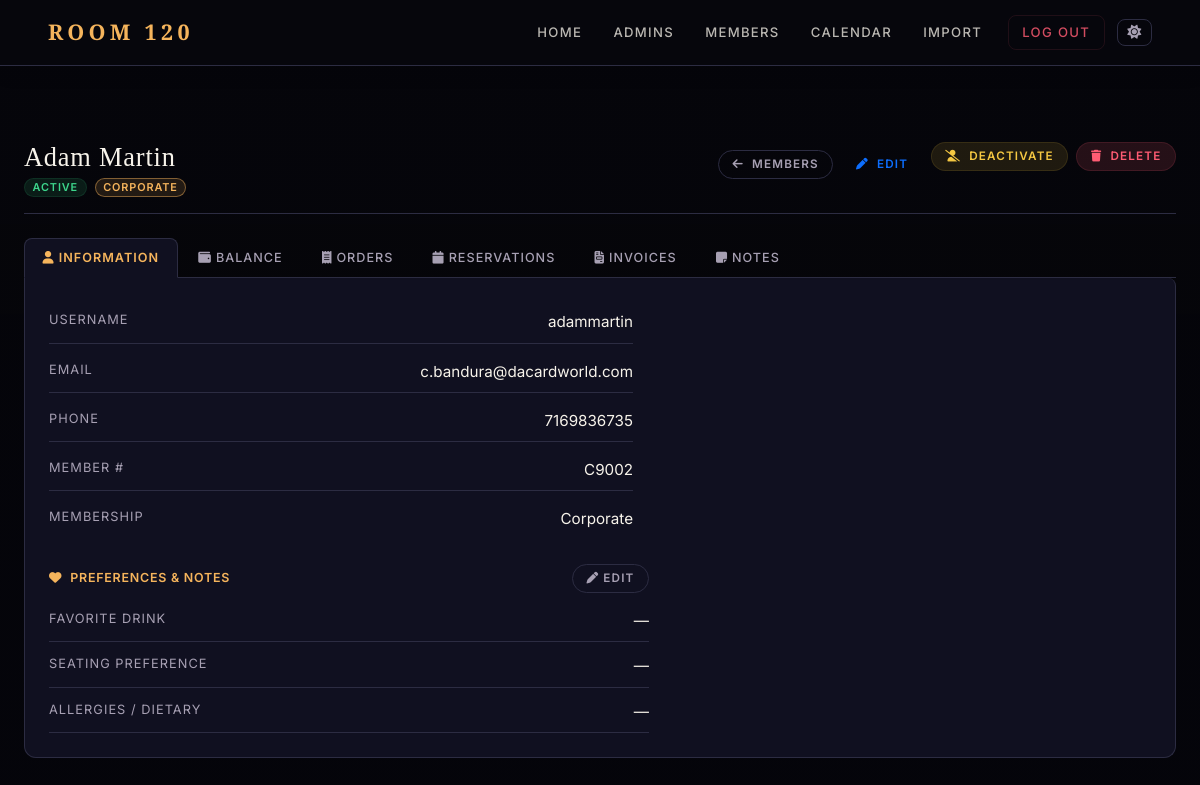
Page /member/239 (signed in) on the committed database.
### app.py (models this page shows, shortened)
class User(db.Model):
    id = db.Column(db.Integer, primary_key=True)
    username = db.Column(db.String(100), unique=True, nullable=False)
    password = db.Column(db.String(200), nullable=False)
    role = db.Column(db.String(10), nullable=False)
    first_name = db.Column(db.String(100))
    last_name = db.Column(db.String(100))
    email = db.Column(db.String(100))
    phone = db.Column(db.String(20))
    member_number = db.Column(db.String(100))
    active = db.Column(db.Boolean, default=True)
    membership_type = db.Column(db.String(20), default='single')
    staff_role_id = db.Column(db.Integer, db.ForeignKey('staff_role.id'), nullable=True)
    staff_role    = db.relationship('StaffRole', back_populates='users', foreign_keys=[staff_role_id])
    created_at         = db.Column(db.DateTime, default=datetime.utcnow)
    favorite_drink     = db.Column(db.String(200))
    seating_preference = db.Column(db.String(200))
    allergies          = db.Column(db.String(500))
    preferences_notes  = db.Column(db.Text)
    amount_spent = db.Column(db.Float, default=0.0)
    amount_owed = db.Column(db.Float, default=0.0)
    tax_owed = db.Column(db.Float, default=0.0)
    tax_paid = db.Column(db.Float, default=0.0)
    gratuity_owed = db.Column(db.Float, default=0.0)
    gratuity_paid = db.Column(db.Float, default=0.0)
    minimum_adjustment = db.Column(db.Float, default=0.0)
    invoices = db.relationship('Invoice', back_populates='member', cascade='all, delete-orphan')
    reservations = db.relationship('Reservation', back_populates='user', cascade='all, delete-orphan')
    notes_received = db.relationship('Note', foreign_keys='Note.member_id', back_populates='member', cascade='all, delete-orphan')
    notes_written = db.relationship('Note', foreign_keys='Note.author_id', back_populates='author', cascade='all, delete-orphan')
    orders = db.relationship('Order', back_populates='user', cascade='all, delete-orphan')

### app.py (the view)
@app.route('/member/<int:user_id>')
def view_member(user_id):
    if not session.get('user_id'):
        return redirect(url_for('login'))
    member = User.query.get_or_404(user_id)
    if not authorized('view_member_profile') and session.get('user_id') != member.id:
        return redirect(url_for('home'))
    reservations = Reservation.query.filter_by(user_id=member.id).all()
    orders = Order.query.filter_by(user_id=member.id).order_by(Order.date.desc()).all()
    invoices = Invoice.query.filter_by(member_id=member.id).order_by(Invoice.date_created.desc()).all()
    is_admin = session.get('role') == 'admin'
    can_edit   = authorized('edit_member')
    can_toggle = authorized('toggle_member_active')
    can_delete = authorized('delete_member')
    return render_template(
        'member_profile.html',
        member=member,
        user=member,
        reservations=reservations,
        orders=orders,
        invoices=invoices,
        is_admin=is_admin,
        can_edit=can_edit,
        can_toggle=can_toggle,
        can_delete=can_delete,
    )

### app.py (called while the page is built)
@app.before_request
def enable_foreign_keys():
    db.session.execute(text('PRAGMA foreign_keys = ON'))

@app.context_processor
def inject_globals():
    user = None
    if session.get('user_id'):
        user = User.query.get(session.get('user_id'))
    try:
        all_types = MembershipType.query.order_by(MembershipType.sort_order, MembershipType.display_name).all()
    except Exception:
        all_types = []
    type_map = {t.name: t for t in all_types}
    active_types = [t for t in all_types if t.is_active]
    return dict(
        current_user=user,
        membership_types=active_types,
        all_membership_types=all_types,
        membership_type_map=type_map,
    )

def authorized(*perms):
    role = session.get('role')
    if role == 'admin':
        return True
    if role == 'staff':
        user_perms = set(session.get('permissions', []))
        return all(p in user_perms for p in perms)
    return False

### templates/member_profile.html (shortened to what this page needs)
﻿﻿{% extends 'base.html' %}
{% block content %}
<div class="container-fluid px-4 mt-4">
  <div class="page-header d-flex justify-content-between align-items-start flex-wrap gap-3">
    <div>
      <h2>{{ member.first_name }} {{ member.last_name }}</h2>
      <div class="d-flex gap-2 align-items-center mt-1">
        {% if member.active %}
          <span class="badge bg-success">Active</span>
        {% else %}
          <span class="badge bg-secondary">Inactive</span>
        {% endif %}
        <span class="badge" style="background:var(--accent-soft);color:var(--accent);border:1px solid var(--accent-dim);">
          {{ member.membership_type|capitalize }}
        </span>
      </div>
    </div>
    <div class="d-flex gap-2 flex-wrap align-items-center">
      <a href="{{ url_for('manage_members') }}" class="btn btn-outline-secondary btn-sm">
        <i class="fas fa-arrow-left me-1"></i> Members
      </a>
      {% if can_edit %}
      <a href="{{ url_for('edit_member', user_id=member.id) }}" class="btn btn-outline-primary btn-sm">
        <i class="fas fa-pen me-1"></i> Edit
      </a>
      {% endif %}
      {% if can_toggle %}
      <form action="{{ url_for('toggle_member', user_id=member.id) }}" method="post" class="d-inline">
        <button type="submit" class="btn btn-sm {{ 'btn-warning' if member.active else 'btn-success' }}">
          {% if member.active %}
            <i class="fas fa-user-slash me-1"></i> Deactivate
          {% else %}
            <i class="fas fa-user-check me-1"></i> Activate
          {% endif %}
        </button>
      </form>
      {% endif %}
      {% if can_delete %}
      <form action="{{ url_for('delete_member', user_id=member.id) }}" method="post" class="d-inline"
            onsubmit="return confirm('Permanently delete {{ member.first_name }} {{ member.last_name }}? This cannot be undone.')">
        <button type="submit" class="btn btn-danger btn-sm">
          <i class="fas fa-trash me-1"></i> Delete
        </button>
      </form>
      {% endif %}
    </div>
  </div>
  <ul class="nav nav-tabs" id="memberTab" role="tablist">
    <li class="nav-item">
      <button class="nav-link active" data-bs-toggle="tab" data-bs-target="#info">
        <i class="fas fa-user me-1"></i>Information
      </button>
    </li>
    <li class="nav-item">
      <button class="nav-link" data-bs-toggle="tab" data-bs-target="#balance">
        <i class="fas fa-wallet me-1"></i>Balance
      </button>
    </li>
    <li class="nav-item">
      <button class="nav-link" data-bs-toggle="tab" data-bs-target="#orders">
        <i class="fas fa-receipt me-1"></i>Orders
      </button>
    </li>
    <li class="nav-item">
      <button class="nav-link" data-bs-toggle="tab" data-bs-target="#reservations">
        <i class="fas fa-calendar me-1"></i>Reservations
      </button>
    </li>
    <li class="nav-item">
      <button class="nav-link" data-bs-toggle="tab" data-bs-target="#invoices">
        <i class="fas fa-file-invoice me-1"></i>Invoices
      </button>
    </li>
    {% if is_admin %}
    <li class="nav-item">
      <button class="nav-link" data-bs-toggle="tab" data-bs-target="#notes">
        <i class="fas fa-note-sticky me-1"></i>Notes
      </button>
    </li>
    {% endif %}
  </ul>
  <div class="tab-content">
    <div class="tab-pane fade show active" id="info">
      <div class="row g-3" style="max-width:600px;">
        <div class="col-12">
          <div class="d-flex flex-column gap-2">
            <div class="d-flex justify-content-between py-2" style="border-bottom:1px solid var(--border);">
              <span class="text-muted" style="font-size:0.8rem;letter-spacing:0.08em;text-transform:uppercase;">Username</span>
              <span>{{ member.username }}</span>
            </div>
            <div class="d-flex justify-content-between py-2" style="border-bottom:1px solid var(--border);">
              <span class="text-muted" style="font-size:0.8rem;letter-spacing:0.08em;text-transform:uppercase;">Email</span>
              <span>{{ member.email }}</span>
            </div>
            <div class="d-flex justify-content-between py-2" style="border-bottom:1px solid var(--border);">
              <span class="text-muted" style="font-size:0.8rem;letter-spacing:0.08em;text-transform:uppercase;">Phone</span>
              <span>{{ member.phone }}</span>
            </div>
            <div class="d-flex justify-content-between py-2" style="border-bottom:1px solid var(--border);">
              <span class="text-muted" style="font-size:0.8rem;letter-spacing:0.08em;text-transform:uppercase;">Member #</span>
              <span>{{ member.member_number }}</span>
            </div>
            <div class="d-flex justify-content-between py-2">
              <span class="text-muted" style="font-size:0.8rem;letter-spacing:0.08em;text-transform:uppercase;">Membership</span>
              <span>{{ member.membership_type|capitalize }}</span>
            </div>
          </div>
        </div>
      </div>
      {% set can_edit_prefs = is_admin or (session.get('user_id') == member.id) %}
      <div class="mt-4" style="max-width:600px;">
        <div class="d-flex justify-content-between align-items-center mb-2">
          <h6 class="mb-0" style="color:var(--accent);letter-spacing:0.06em;font-size:0.78rem;text-transform:uppercase;">
            <i class="fas fa-heart me-2"></i>Preferences &amp; Notes
          </h6>
          {% if can_edit_prefs %}
          <button class="btn btn-outline-secondary btn-sm" type="button"
                  data-bs-toggle="collapse" data-bs-target="#prefsForm">
            <i class="fas fa-pen me-1"></i>Edit
          </button>
          {% endif %}
        </div>
        <div id="prefsDisplay">
          <div class="d-flex flex-column gap-1">
            <div class="d-flex justify-content-between py-2" style="border-bottom:1px solid var(--border);">
              <span class="text-muted" style="font-size:0.8rem;letter-spacing:0.08em;text-transform:uppercase;">Favorite Drink</span>
              <span>{{ member.favorite_drink or '—' }}</span>
            </div>
            <div class="d-flex justify-content-between py-2" style="border-bottom:1px solid var(--border);">
              <span class="text-muted" style="font-size:0.8rem;letter-spacing:0.08em;text-transform:uppercase;">Seating Preference</span>
              <span>{{ member.seating_preference or '—' }}</span>
            </div>
            <div class="d-flex justify-content-between py-2" style="border-bottom:1px solid var(--border);">
              <span class="text-muted" style="font-size:0.8rem;letter-spacing:0.08em;text-transform:uppercase;">Allergies / Dietary</span>
              <span>{{ member.allergies or '—' }}</span>
            </div>
          </div>
        </div>
      </div>
    </div>
      {% set amount_spent = member.amount_spent or 0 %}
      {% set amount_owed = member.amount_owed or 0 %}
      {% set tax_paid = member.tax_paid or 0 %}
      {% set tax_owed = member.tax_owed or 0 %}
      {% set gratuity_paid = member.gratuity_paid or 0 %}
      {% set gratuity_owed = member.gratuity_owed or 0 %}
      {% set _mem_type = membership_type_map.get(member.membership_type) %}
      {% set minimum_requirement = (_mem_type.min_spend if _mem_type else 0) | float %}
      {% set remaining = minimum_requirement - amount_spent - (member.minimum_adjustment or 0) %}
      {% set has_balance = amount_owed > 0 or tax_owed > 0 or gratuity_owed > 0 %}
  </div>
</div>
{% endblock %}

### static/css/style_member.css (style rules this page uses)
:root { --bg: #07070d; --bg-elevated: #121220; --bg-soft: #181828; --bg-card: #101020; --border: #2c2c42; --border-light: rgba(255,255,255,0.08); --accent: #f5b45c; --accent-soft: rgba(245,180,92,0.12); --accent-strong: #ffcf7a; --accent-dim: rgba(245,180,92,0.45); --text: #f7f3ea; --text-muted: #a7a0b3; --text-dim: #6a6480; --danger: #ff5c73; --danger-soft: rgba(255,92,115,0.13); --success: #3dd68c; --success-soft: rgba(61,214,140,0.11); --info: #6eb3f7; --info-soft: rgba(110,179,247,0.11); --warning: #f5c842; --warning-soft: rgba(245,200,66,0.11); --nav-bg: rgba(7,7,13,0.97); --nav-link-color: rgba(247,243,234,0.75); --input-bg: rgba(14,14,26,0.95); --input-bg-focus: rgba(16,16,28,0.98); --stripe-bg: rgba(255,255,255,0.03); --header-tint: rgba(255,255,255,0.05); --secondary-btn-bg: rgba(255,255,255,0.06); --secondary-btn-hover: rgba(255,255,255,0.11); --secondary-btn-border:rgba(255,255,255,0.18); --list-tint: rgba(255,255,255,0.03); --hover-tint: rgba(245,180,92,0.06); --body-grad-a: #1c1630; --body-grad-b: #07070d; --toggler-filter: invert(1); --close-filter: invert(1); --shadow: 0 8px 32px rgba(0,0,0,0.5); --shadow-lg: 0 20px 60px rgba(0,0,0,0.7); --nav-h: 66px; --radius: 12px; --radius-sm: 8px; --radius-lg: 18px; --radius-pill:999px; --transition: 0.18s ease; }
*, *::before, *::after { box-sizing: border-box; }
html, body { margin: 0; padding: 0; }
html { scroll-behavior: smooth; }
body { font-family: 'Inter', system-ui, -apple-system, sans-serif; background: var(--bg); color: var(--text); margin: 0; padding: 0; min-height: 100vh; font-size: 0.95rem; line-height: 1.6; }
h1, h2, h3 { font-family: 'Playfair Display', serif; letter-spacing: 0.03em; color: var(--text); }
h2 { font-size: 1.65rem; }
h4, h5, h6 { font-family: 'Inter', sans-serif; font-weight: 600; color: var(--text); }
.btn { font-size: 0.8rem !important; font-weight: 600 !important; letter-spacing: 0.1em !important; text-transform: uppercase !important; border-radius: var(--radius-pill) !important; padding: 0.5rem 1.35rem !important; transition: all var(--transition) !important; border: 1px solid transparent !important; }
.btn-danger { background: var(--danger-soft) !important; color: var(--danger) !important; border-color: var(--danger-soft) !important; }
.btn-warning { background: var(--warning-soft) !important; color: var(--warning) !important; border-color: var(--warning-soft) !important; }
.btn-outline-secondary { background: transparent !important; color: var(--text-muted) !important; border-color: var(--border) !important; }
.btn-sm { padding: 0.3rem 0.85rem !important; font-size: 0.73rem !important; }
.badge { font-size: 0.68rem !important; font-weight: 600 !important; letter-spacing: 0.08em !important; text-transform: uppercase !important; padding: 0.3em 0.7em !important; border-radius: var(--radius-pill) !important; }
.badge.bg-success { background: var(--success-soft) !important; color: var(--success) !important; border: 1px solid var(--success-soft); }
.nav-tabs { border-bottom: 1px solid var(--border) !important; gap: 2px; flex-wrap: wrap; }
.nav-tabs .nav-link { background: transparent !important; border: 1px solid transparent !important; color: var(--text-muted) !important; border-radius: var(--radius-sm) var(--radius-sm) 0 0 !important; font-size: 0.79rem !important; font-weight: 500 !important; letter-spacing: 0.08em !important; text-transform: uppercase !important; padding: 0.55rem 1.1rem !important; transition: all var(--transition); }
.nav-tabs .nav-link.active { background: var(--bg-card) !important; border-color: var(--border) var(--border) var(--bg-card) !important; color: var(--accent) !important; font-weight: 600 !important; }
.tab-content { background: var(--bg-card); border: 1px solid var(--border); border-top: none; border-radius: 0 var(--radius-sm) var(--radius) var(--radius); padding: 1.5rem; }
.text-muted { color: var(--text-muted) !important; }
a { color: var(--accent); text-decoration: none; transition: color var(--transition); }
.page-header { margin-bottom: 1.5rem; padding-bottom: 1rem; border-bottom: 1px solid var(--border); }
.page-header h2 { margin-bottom: 0.1rem; }

### rows in the picture
User: first_name "Adam", last_name "Martin", membership_type "CORPORATE", username "adammartin", email "c.bandura@dacardworld.com", phone "7169836735", member_number "C9002", membership_type "Corporate", favorite_drink "—", seating_preference "—", allergies "—"
